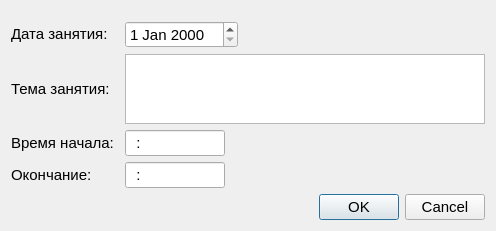
<?xml version="1.0" encoding="UTF-8"?>
<ui version="4.0">
 <class>JDialog</class>
 <widget class="QDialog" name="JDialog">
  <property name="geometry">
   <rect>
    <x>0</x>
    <y>0</y>
    <width>496</width>
    <height>221</height>
   </rect>
  </property>
  <property name="font">
   <font>
    <pointsize>11</pointsize>
   </font>
  </property>
  <property name="windowTitle">
   <string>Редактор записи журнала</string>
  </property>
  <layout class="QVBoxLayout" name="verticalLayout">
   <item>
    <layout class="QGridLayout" name="gridLayout">
     <property name="topMargin">
      <number>10</number>
     </property>
     <item row="0" column="0">
      <widget class="QLabel" name="label">
       <property name="sizePolicy">
        <sizepolicy hsizetype="Fixed" vsizetype="Fixed">
         <horstretch>0</horstretch>
         <verstretch>0</verstretch>
        </sizepolicy>
       </property>
       <property name="text">
        <string>Дата занятия: </string>
       </property>
      </widget>
     </item>
     <item row="2" column="0">
      <widget class="QLabel" name="label_4">
       <property name="text">
        <string>Время начала: </string>
       </property>
      </widget>
     </item>
     <item row="1" column="1" colspan="3">
      <widget class="QPlainTextEdit" name="plainTextEdit">
       <property name="maximumSize">
        <size>
         <width>16777215</width>
         <height>70</height>
        </size>
       </property>
      </widget>
     </item>
     <item row="1" column="0">
      <widget class="QLabel" name="label_2">
       <property name="sizePolicy">
        <sizepolicy hsizetype="Preferred" vsizetype="Fixed">
         <horstretch>0</horstretch>
         <verstretch>0</verstretch>
        </sizepolicy>
       </property>
       <property name="text">
        <string>Тема занятия:</string>
       </property>
       <property name="alignment">
        <set>Qt::AlignLeading|Qt::AlignLeft|Qt::AlignTop</set>
       </property>
      </widget>
     </item>
     <item row="2" column="1">
      <widget class="QLineEdit" name="lineEdit_2">
       <property name="sizePolicy">
        <sizepolicy hsizetype="Fixed" vsizetype="Fixed">
         <horstretch>0</horstretch>
         <verstretch>0</verstretch>
        </sizepolicy>
       </property>
       <property name="maximumSize">
        <size>
         <width>100</width>
         <height>16777215</height>
        </size>
       </property>
       <property name="inputMask">
        <string>00:00</string>
       </property>
       <property name="text">
        <string>:</string>
       </property>
      </widget>
     </item>
     <item row="3" column="0">
      <widget class="QLabel" name="label_5">
       <property name="text">
        <string>Окончание:     </string>
       </property>
      </widget>
     </item>
     <item row="3" column="1">
      <widget class="QLineEdit" name="lineEdit">
       <property name="sizePolicy">
        <sizepolicy hsizetype="Fixed" vsizetype="Fixed">
         <horstretch>0</horstretch>
         <verstretch>0</verstretch>
        </sizepolicy>
       </property>
       <property name="minimumSize">
        <size>
         <width>4</width>
         <height>0</height>
        </size>
       </property>
       <property name="maximumSize">
        <size>
         <width>100</width>
         <height>16777215</height>
        </size>
       </property>
       <property name="inputMask">
        <string>00:00</string>
       </property>
       <property name="text">
        <string>:</string>
       </property>
      </widget>
     </item>
     <item row="0" column="1" colspan="2">
      <widget class="QDateEdit" name="dateEdit">
       <property name="sizePolicy">
        <sizepolicy hsizetype="Fixed" vsizetype="Fixed">
         <horstretch>0</horstretch>
         <verstretch>0</verstretch>
        </sizepolicy>
       </property>
      </widget>
     </item>
    </layout>
   </item>
   <item>
    <widget class="QDialogButtonBox" name="buttonBox">
     <property name="orientation">
      <enum>Qt::Horizontal</enum>
     </property>
     <property name="standardButtons">
      <set>QDialogButtonBox::Cancel|QDialogButtonBox::Ok</set>
     </property>
    </widget>
   </item>
  </layout>
 </widget>
 <resources/>
 <connections>
  <connection>
   <sender>buttonBox</sender>
   <signal>accepted()</signal>
   <receiver>JDialog</receiver>
   <slot>accept()</slot>
   <hints>
    <hint type="sourcelabel">
     <x>248</x>
     <y>254</y>
    </hint>
    <hint type="destinationlabel">
     <x>157</x>
     <y>274</y>
    </hint>
   </hints>
  </connection>
  <connection>
   <sender>buttonBox</sender>
   <signal>rejected()</signal>
   <receiver>JDialog</receiver>
   <slot>reject()</slot>
   <hints>
    <hint type="sourcelabel">
     <x>316</x>
     <y>260</y>
    </hint>
    <hint type="destinationlabel">
     <x>286</x>
     <y>274</y>
    </hint>
   </hints>
  </connection>
 </connections>
</ui>
